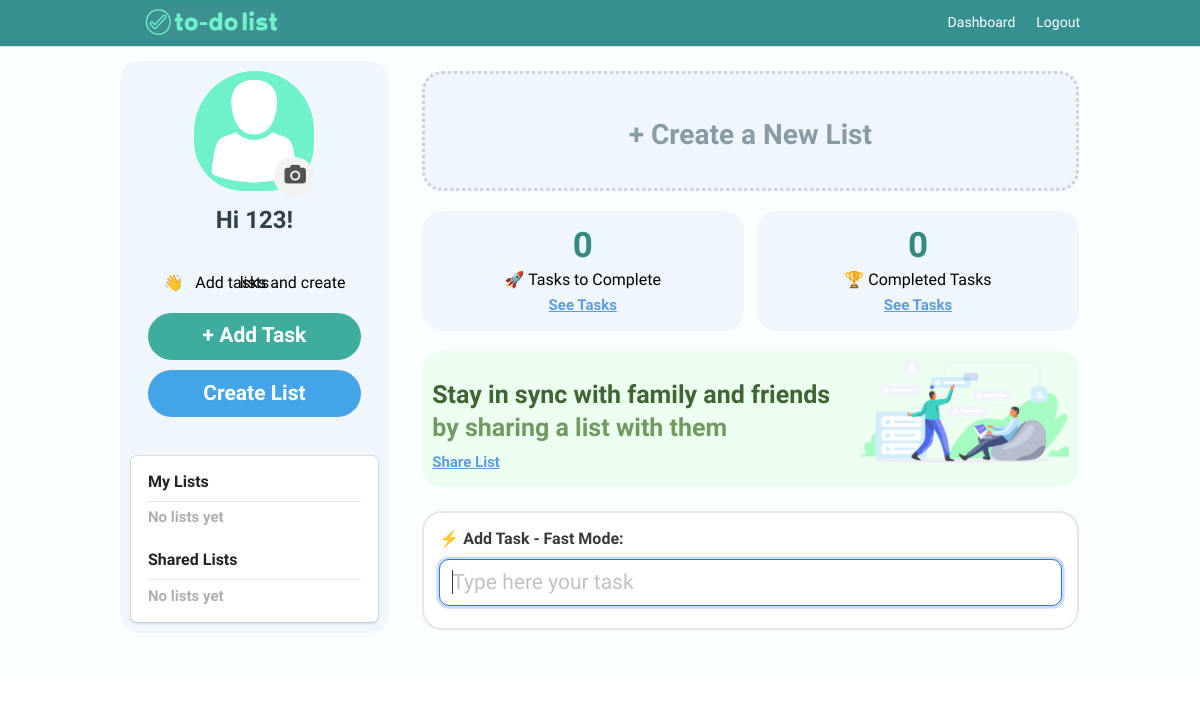
Page /to_complete (signed in) on the earlier database version.
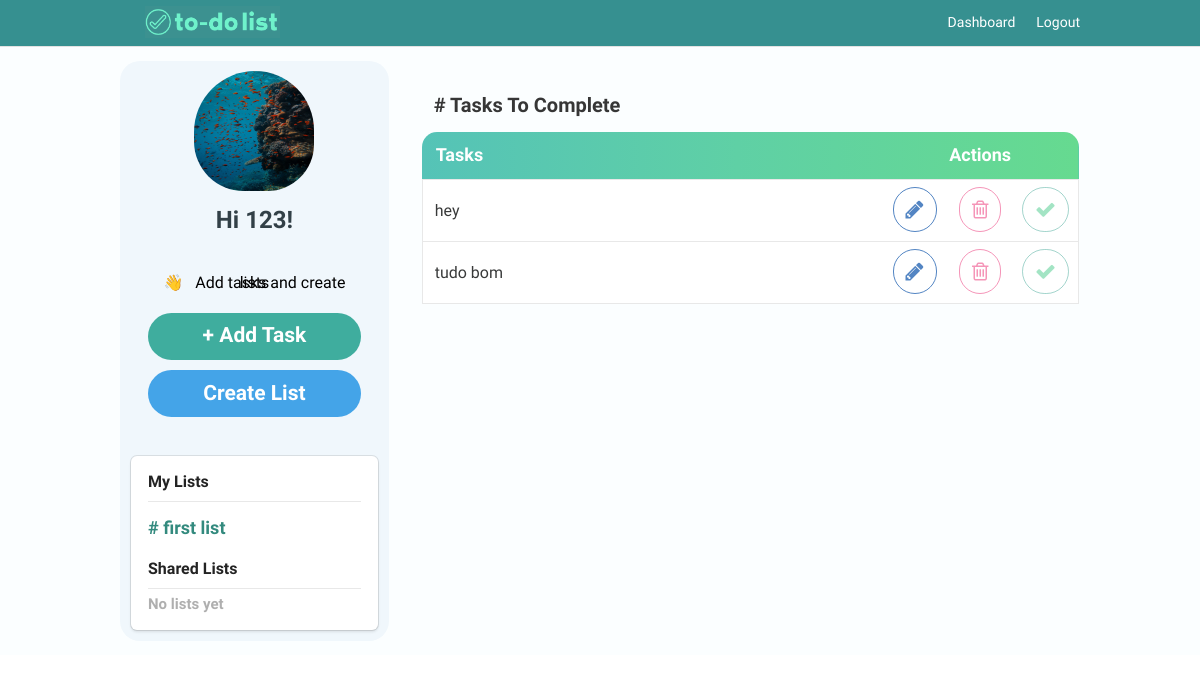
Same page on the later database version.
### models.py (models this page shows, shortened)
class User(UserMixin, db.Model):
    id = db.Column(db.Integer, primary_key=True) # primary keys are required by SQLAlchemy
    email = db.Column(db.String(100), unique=True)
    password = db.Column(db.String(100))
    name = db.Column(db.String(1000))
    photo = db.Column(db.String(100))

class Todo(UserMixin, db.Model):
    id = db.Column(db.Integer, primary_key=True)
    content = db.Column(db.String(200), nullable=False)
    date_created = db.Column(db.DateTime, default=datetime.utcnow)
    email = db.Column(db.String(100), unique=True)
    mark_task = db.Column(db.Integer, nullable=False, default=0)
    list_name = db.Column(db.String(100), nullable=False, default='New List')
    share_list = db.Column(db.String(100), nullable=False)

### main.py (the view)
@main.route('/to_complete')
@login_required
def to_complete():
    password = current_user.password
    from .models import Todo
    email = current_user.email
    list_name='Tasks To Complete'
    query = "SELECT list_name from Todo where (email = '"+ email +"' or share_list LIKE '%"+ email +"%') and share_list is null GROUP BY list_name order by date_created desc".format()
    rows = db.session.execute(query)
    output = rows.fetchall()
    check_query = "SELECT mark_task from Todo where email = '"+ email +"' and list_name = '"+ list_name +"' ".format()
    check_rows = db.session.execute(check_query)
    check_output = check_rows.fetchall()
    for current_mark_task in check_output:  # format result from the database
        print(current_mark_task)      # format result from the database
    share_list=current_user.email
    share_query = "SELECT * from Todo where (email = '"+ email +"' or share_list LIKE '%"+ email +"%') and mark_task = 0 order by date_created asc"
    share_rows = db.session.execute(share_query)
    tasks = share_rows.fetchall()
    check_shared_list = "SELECT distinct(list_name) from Todo where (email = '"+ email +"' or share_list LIKE '%"+ email +"%') and share_list is not null order by date_created desc".format()
    check_shared_list_rows = db.session.execute(check_shared_list)
    check_shared_list_output = check_shared_list_rows.fetchall()
    count_tasks = "SELECT count(*) from Todo where (email = '"+ email +"' or share_list LIKE '%"+ email +"%') and mark_task = 0".format()
    count_rows = db.session.execute(count_tasks)
    count_output = count_rows.fetchall()
    for counting in count_output:  # format result from the database
        print(counting)
    count_tasks2 = "SELECT count(*) from Todo where (email = '"+ email +"' or share_list LIKE '%"+ email +"%') and mark_task = 1".format()
    count_rows2 = db.session.execute(count_tasks2)
    count_output2 = count_rows2.fetchall()
    for counting2 in count_output2:  # format result from the database
        print(counting2)
    return render_template('profile.html', tasks=tasks, name=current_user.name, photo=current_user.photo, list_name=list_name, get_list=output, share_list=check_shared_list_output, tasks_to_complete=counting, completed_tasks=counting2)

### templates/profile.html (shortened to what the changed rows need)
{% extends "base.html" %}
{% block content %}
<div class="column is-4 is-offset-4" style="display: inline-block;float: left;margin-left: 0;border: 0px solid #e3f1e9;border-radius: 20px;background:#f0f7fc;width: 28%;">
  <div class="profile-userpic text-center" id="profile_image_main" style="border-radius: 50% !important;">
      <div class="container" style="
      width: 120px;
      height: 126px;
      display: block;
      margin: 0 auto;
      ">
      {% if photo == none %}
      <a id="modal-btn3" >
      <div class="inner" style="
      background-color: #f2f2f3;
      width: 40px;
      height: 40px;
      padding: 6px 10px;
      border-radius: 100%;
      position: absolute;
      bottom: 0;
      right: 0;
      "><i class="icon-camera" style="
    vertical-align: middle;
    font-size: 20px;
    color: #525252;
    text-align: center;
"></i>
    </div>
    {% endif %}
    {% if photo == none %}
      <img src="/static/upload/profile/avatar.png" data-pagespeed-url-hash="1648252084" onload="pagespeed.CriticalImages.checkImageForCriticality(this);" style="border-radius: 59% 57% 45% 48%!important; width: 120px; height: 120px;">
    </a>
    {% endif %}
    {% if photo != none %}
    <a id="modal-btn3" >
      <img src="/static/upload/profile/{{ photo.lower() }}" style="border-radius: 59% 57% 45% 48%!important; width: 120px; height: 120px;">
    </a>
     {% endif %}
    </div>
  </div>
    <h3 class="title" style="font-family: 'Varela Round', sans-serif; color: #324047;font-size: 24px;margin-top: 10px;">Hi {{ name }}!</h3>
    <div class="box" style="background: #d8ffdf00;box-shadow:none;">
        <h3 class="title" style="line-height: 0;color: black;font-size: 16px;font-weight: 300;margin-top: 10px;margin-bottom: 0px;font-family: 'Varela Round', sans-serif;">👋 &nbsp; Add tasks and create lists</h3>
<a class="modal-btn6 button is-block is-info is-large is-fullwidth" style="background-color: #3fad9e;color:#fff;margin-top: 30px;font-family: 'Varela Round', sans-serif;border-radius: 35px;">+ Add Task</a>
<a class="modal-btn7 button is-block is-info is-large is-fullwidth" style="background-color: #44a4e8;color:#fff;margin-top: 10px;font-family: 'Varela Round', sans-serif;border-radius: 35px;">Create List</a>
         </div>
        <div id="my_lists"  class="box">
          <h3 class="title" style="color: #232323;font-size: 16px;padding-bottom: 10px;text-align: left;
          border-bottom: 1px solid #e8e8e8;font-weight: 700;margin-bottom: -15px;font-family: 'Varela Round', sans-serif;">My Lists</h3>
          <br>
          {% if get_list|length > 0  %}
          <h3 class="title" style="font-size: 18px;font-weight: 600;text-align: left;color: #338a7e;font-family: 'Varela Round', sans-serif;">
            {% for lista in get_list %}
            <a href="{{ url_for('main.get_list', list_name=lista[0]) }}" style="font-family: 'Varela Round', sans-serif;">
            # {{ lista[0] }}</p></a>
            {% endfor %}
          </h3>
          {% endif %}
             {% if get_list|length == 0 %}
             <h3 class="title" style="color: #afafaf;font-size: 15px;padding-bottom: 40px;text-align: left;font-weight: 700;
             margin-bottom: -15px;font-family: 'Varela Round', sans-serif;">No lists yet</h3>
             {% endif %}
          <h3 class="title" style="color: #232323;font-size: 16px;padding-bottom: 10px;text-align: left;border-bottom: 1px solid #e8e8e8;font-weight: 700;
          margin-bottom: -15px;font-family: 'Varela Round', sans-serif;">Shared Lists</h3>
           <br>
            {% if share_list|length == 0 %}
            <h3 class="title" style="color: #afafaf;font-size: 15px;padding-bottom: 10px;text-align: left;font-weight: 700;margin-bottom: -10px;
            font-family: 'Varela Round', sans-serif;">No lists yet</h3>
            {% endif %}
          </div>
          </div>
<div class="content column is-8 is-offset-4a">
  {% if tasks|length < 0 %}
  {% else %}
   <table cellpadding="0" cellspacing="0">
          {% for list in tasks[:1] %}
      <tr style="border-bottom: #e8e8e8 solid 1px;background:linear-gradient(90deg,#55c3b7 0,#5fd0a5 48%,#66da90 100%);">
          <th colspan="5" style="font-size:18px;  border-top-left-radius: 15px;font-weight: 700;color: #fff;font-family: 'Varela Round', sans-serif;">Tasks</th>
          <th  colspan="3" style="font-size:18px;border-top-right-radius: 15px;font-weight: 700;text-align: center;color: #fff; font-family: 'Varela Round', sans-serif;">Actions</th></tr>
          <br>
          {% if list_name == "Tasks To Complete" or list_name == "Completed Tasks" %}
          <h3 style="font-size: 20px;float: left;padding-left: 12px;font-family: 'Varela Round', sans-serif; margin-top: 1px;    margin-bottom: 15px;"># {{ list_name  }}</h3>
          {% endif %}
          {% endfor %}
       {% for task in tasks %}
      <tbody style="border-left: #e8e8e8 solid 1px;border-right: #e8e8e8 solid 1px;" >
          {% if task.mark_task == 0 %}
          <tr style="border-bottom: #e8e8e8 solid 1px;background:white; " >
              {% for list in tasks[:1] %}
              <td colspan="5" id="ct-task" style="font-size: 16px;color: #393a3a;font-weight: 500;font-family: 'Varela Round', sans-serif; border:none;vertical-align: middle;" >
                <form id="updateTask" action="/update/{{ task.id }}" method="POST">
                <input type="text" value="{{task.content}}" autocomplete="off"  name="taskContent" id="taskContent"   style="    margin-top: -2px;margin-left: 0px;padding-left:10px;width: 100%;padding-left:0px;outline: none;font-size: 16px;color: #393a3a;font-weight: 500;font-family: 'Varela Round', sans-serif; border:none;vertical-align: middle;">
                </form>
                {% endfor %}
              </td  >
              <td style="font-size:18px;font-weight: 700;border:none; color: #338a7e;  text-align: center;padding: .9em 0em;width: 10%; vertical-align:middle;"   >
                <a data-id="{{task.id}}" data-ct="{{task.content}}" class="modal-btn4"  ><i class="icon-pencil" style="    color: #5385c3;
                  margin-right: 8px;
                  border: 1px solid #5385c3;
                  margin-left: 8px;
                  width: 50px;
                  padding: 11px 12px;
                  border-radius: 31px;
                  font-size: 21px;"></i></a>
            </td>
              <td style="font-size:18px;font-weight: 700;border:none; color: #338a7e;  text-align: center;padding: .9em 0em;width: 10%; vertical-align:middle;" >
                  <a href="/remove/{{task.id}}"><i class="icon-trash"
                    style="    color: #ec3e7e8c;
                    margin-right: 8px;
                    border: 1px solid #ec3e7e8c;
                    margin-left: 8px;
                    width: 50px;
                    padding: 11px 12px;
                    border-radius: 31px;
                    font-size: 21px;" ></i></a>
              </td>
              <td style="font-size:18px;font-weight: 700;border:none;text-align: center;padding: .9em 0em;width: 10%; vertical-align:middle;"    >
                  <a href="/check/{{task.id}}" id="check" name="check"  ><i class="icon-ok" style="
                    color: #58ce938c;
                    margin-right: 8px;
                    margin-left: 8px;
                    padding: 11px 12px;
                    width: 50px;
                    border: 1px solid #259a856b;
                    border-radius: 31px;
                    font-size: 21px;" aria-hidden="true"></i></a>
              </td>
              {% endif %}
          </tr>
      </tbody>
      {% endfor %}
  {% endif %}
  {% if tasks|length == 0 %}
  <a  class="modal-btn7" >
  <div class="column is-4 is-offset-4" style="display: inline-block;float: left;margin-left: 0;    border: 3px dotted #cad1da;/* vertical-align: middle; */border-radius: 20px;background:#f0f7fc;width: 100%;height: 120px;margin-bottom: 20px;">
    <h3 class="title" style="line-height: 0;text-align: center;color: #8a9ba5;font-size: 28px;padding: 40px;font-weight: 600;margin-top: 10px;margin-bottom: 0px;font-family: 'Varela Round', sans-serif;">+ Create a New List</h3>
   </div></a>
   <div class="column is-4 is-offset-4" style="display: inline-block;float: left;margin-left: 0;border: 0px solid #e3f1e9;border-radius: 20px;background:#f0f7fc;width: 49%;height: 120px;margin-bottom: 20px;">
    <h3 class="title" style="line-height: 0;color: #338a7e;text-align: center;font-size: 35px;padding: 40px;font-weight: 700;margin-top: -16px;margin-bottom: -24px;font-family: 'Varela Round', sans-serif;">{{ tasks_to_complete[0] }}</h3>
    <h3 class="title" style="line-height: 0;color: black;text-align: center;font-size: 16px;font-weight: 300;margin-top: 18px;margin-bottom: 0px;font-family: 'Varela Round', sans-serif;">🚀  Tasks to Complete</h3>
    <a href="/to_complete"><h3 class="title" style="line-height: 0;color: #5f9cdc;text-align: center;font-size: 15px;text-decoration: underline;font-weight: 600;margin-top: 25px;margin-bottom: 0px;font-family: 'Varela Round', sans-serif;">See Tasks</h3></a>
    </div>
   <div class="column is-4 is-offset-4" style="display: inline-block;float: left;margin-left: 0;border: 0px solid #e3f1e9;/* vertical-align: middle; */border-radius: 20px;background:#f0f7fc;width: 49%;height: 120px;margin-left: 2%;margin-bottom: 20px;">
    <h3 class="title" style="line-height: 0;color: #338a7e;text-align: center;font-size: 35px;padding: 40px;font-weight: 700;margin-top: -16px;margin-bottom: -24px;font-family: 'Varela Round', sans-serif;">{{ completed_tasks[0] }}</h3>
    <h3 class="title" style="line-height: 0;color: black;text-align: center;font-size: 16px;font-weight: 300;margin-top: 18px;margin-bottom: 0px;font-family: 'Varela Round', sans-serif;">🏆 Completed Tasks</h3>
    <a href="/completed_tasks"><h3 class="title" style="line-height: 0;color: #5f9cdc;text-align: center;font-size: 15px;text-decoration: underline;font-weight: 600;margin-top: 25px;margin-bottom: 0px;font-family: 'Varela Round', sans-serif;">See Tasks</h3></a>  </div>
    <div class="column is-4 is-offset-4" style="display: inline-block;float: left;margin-left: 0;/* border: 3px dotted #cad1da; *//* vertical-align: middle; */border-radius: 20px;background: #edfff0;width: 100%;height: 136px;margin-bottom: 20px;">
      <h3 class="title" style="line-height: 0;text-align: left;color: #406534;font-size: 25px;padding-top: 23px;width: 64%;font-weight: 600;margin-top: 10px;margin-bottom: 0px;font-family: 'Varela Round', sans-serif;">Stay in sync with family and friends</h3><h3 class="title" style="line-height: 0;text-align: left;color: #709a62;font-size: 25px;padding-top: 23px;width: 64%;font-weight: 600;margin-top: 10px;margin-bottom: 0px;font-family: 'Varela Round', sans-serif;">by sharing a list with them</h3>
      <a class="modal-btn5"><h3 class="title" style="line-height: 0;color: #5f9cdc;text-align: left;font-size: 15px;text-decoration: underline;font-weight: 600;margin-top: 34px;margin-bottom: 0px;font-family: 'Varela Round', sans-serif;">Share List</h3></a>
          <img src="/static/todo_list_dashboard.png" width="100px" style="float: right;width: 33%;margin-top: -103px;display: inline-block;">
         </div>
       <table style="border-collapse: initial;border: 2px solid #e8e7e7;border-radius: 20px;padding: 5px;margin-top:-10px;background: #ffffff;">
          <tbody style="position: sticky;/* background-color: #f0f7fc; */">
        <tr>
          <th style="border-radius: 6px;border: 0px;">
          <h3 type="text" style="margin-top: 5px;margin-left: 0px;padding-left:10px;width: 100%;padding-left:0px;outline: none;font-size: 16px;
          color: #393a3a;font-weight: 600;font-family: 'Varela Round', sans-serif; border:none;vertical-align: middle;">⚡ Add Task - Fast Mode:</h3>
          <form id="task_bar" action="/insert" method="POST">
            <div class="field" style="margin-top: 10px;">
              <div class="control">
              <input id="addtask5" class="input is-large" style="border-radius: 10px;font-family:'Varela Round', sans-serif;"
              type="text" placeholder="Type here your task" autofocus="" autocomplete="off" name="content">
              </div>
            </div>
          </form>
        </th>
        </tr>
        </tbody>
        </table>
  {% endif %}
</div>
{% endblock %}

Differences in the rows shown:
changed User: lower: picture added
added Todo: list_name "Tasks To Complete", taskContent "hey"
added Todo: taskContent "tudo bom"
Other differences:
{{ tasks_to_complete[0] }}: "0" → (not shown)
{{ completed_tasks[0] }}: "0" → (not shown)
new list line: "# first list"
text no longer shown: "No lists yet + Create a New List 🚀 Tasks to Complete See Tasks 🏆 Completed Tasks See Tasks Stay in sync with family and friends by sharing a list with them Share List ⚡ Add Task - Fast Mode:"
